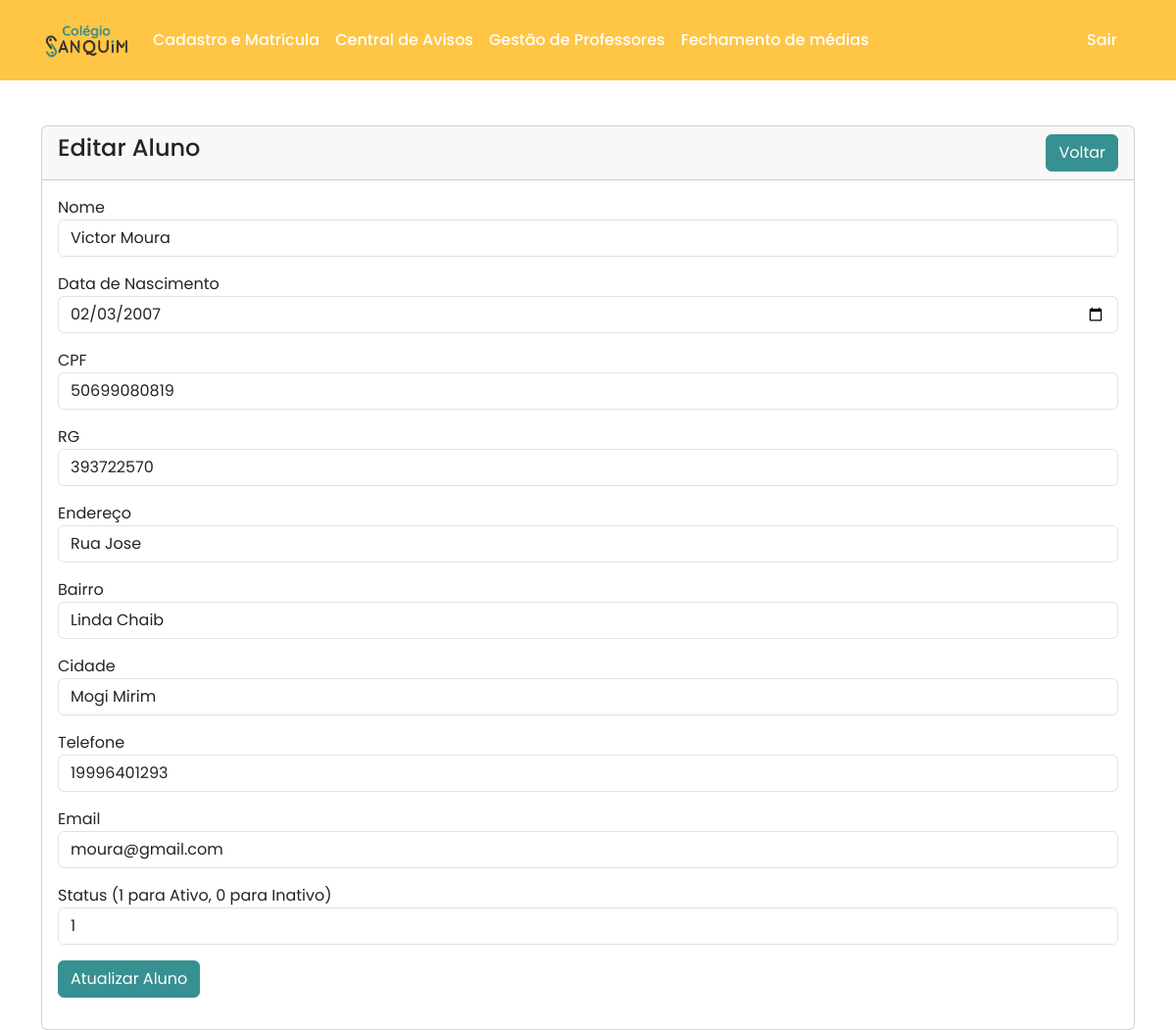
Screenshot of /Adm/phpAdm/aluno-edit.php?id=8 with the database file from the repository.
### tables this page shows
CREATE TABLE `alunos` (
  `id` int(11) NOT NULL,
  `nome` varchar(50) NOT NULL,
  `ra` varchar(7) NOT NULL,
  `data_nascimento` date DEFAULT NULL,
  `cpf` varchar(20) NOT NULL,
  `rg` varchar(20) NOT NULL,
  `endereco` varchar(50) NOT NULL,
  `bairro` varchar(20) NOT NULL,
  `cidade` varchar(20) NOT NULL,
  `fone` varchar(30) NOT NULL,
  `email` varchar(60) NOT NULL,
  `status` int(11) NOT NULL
);

### Adm/phpAdm/aluno-edit.php (the view, shortened to what this page needs)
<?php
require 'conexao2.php';
?>
<!doctype html>
<html lang="pt-BR">
  <head>
    <link href="https://cdn.jsdelivr.net/npm/bootstrap@5.3.3/dist/css/bootstrap.min.css" rel="stylesheet">
  </head>
  <body>
    <?php
    include 'masterAdm.php';
    ?>
      <div class="container mt-5">
        <div class="row">
            <div class="col-md-12">
                <div class="card">
                    <div class="card-header">
                        <h4>Editar Aluno
                            <a href="index-alunos.php" class="btn btn-custom float-end">Voltar</a>
                        </h4>
                    </div>
                    <div class="card-body">
                    <?php
                    if (isset($_GET['id'])){
                        $aluno_id = mysqli_real_escape_string($conexao, $_GET['id']);
                        $sql = "SELECT * FROM alunos WHERE id='$aluno_id'";
                        $query = mysqli_query($conexao, $sql);
                        if (mysqli_num_rows($query) > 0){
                            $aluno = mysqli_fetch_array($query);
                    ?>
                        <form action="acoes-aluno.php" method="POST">
                            <div class="mb-3">
                                <label>Nome</label>
                                <input type="text" name="nome" value="<?= $aluno['nome']; ?>" class="form-control" required>
                            </div>
                            <div class="mb-3">
                                <label>Data de Nascimento</label>
                                <input type="date" name="data_nascimento" value="<?= $aluno['data_nascimento']; ?>" class="form-control" required>
                            </div>
                            <div class="mb-3">
                                <label>CPF</label>
                                <input type="text" name="cpf" value="<?= $aluno['cpf']; ?>" class="form-control" required>
                            </div>
                            <div class="mb-3">
                                <label>RG</label>
                                <input type="text" name="rg" value="<?= $aluno['rg']; ?>" class="form-control" required>
                            </div>
                            <div class="mb-3">
                                <label>Endereço</label>
                                <input type="text" name="endereco" value="<?= $aluno['endereco']; ?>" class="form-control" required>
                            </div>
                            <div class="mb-3">
                                <label>Bairro</label>
                                <input type="text" name="bairro" value="<?= $aluno['bairro']; ?>" class="form-control" required>
                            </div>
                            <div class="mb-3">
                                <label>Cidade</label>
                                <input type="text" name="cidade" value="<?= $aluno['cidade']; ?>" class="form-control" required>
                            </div>
                            <div class="mb-3">
                                <label>Telefone</label>
                                <input type="text" name="telefone" value="<?= $aluno['fone']; ?>" class="form-control" required>
                            </div>
                            <div class="mb-3">
                                <label>Email</label>
                                <input type="text" name="email" value="<?= $aluno['email']; ?>" class="form-control" required>
                            </div>
                            <div class="mb-3">
                                <label>Status (1 para Ativo, 0 para Inativo)</label>
                                <input type="number" name="status" value="<?= $aluno['status']; ?>" class="form-control" required>
                            </div>
                            <div class="mb-3">
                                <button type="submit" name="update_aluno" class="btn btn-custom">Atualizar Aluno</button>
                            </div>
                        </form>
                        <?php
                        } else {
                            echo "<h5>Aluno não encontrado  </h5>";
                        }
                    }
                        ?>
                    </div>
                </div>
            </div>
        </div>
      </div>
  </body>
</html>

### Adm/phpAdm/aluno-edit.php (style rules this page uses)
.btn-custom { background-color: #379091; border-color: #379091; color: #fff; }

### rows the page displays
alunos: nome "Victor Moura", data_nascimento "02/03/2007", cpf "50699080819", rg "393722570", endereco "Rua Jose", bairro "Linda Chaib", cidade "Mogi Mirim", telefone "19996401293", email "moura@gmail.com", status "1"
